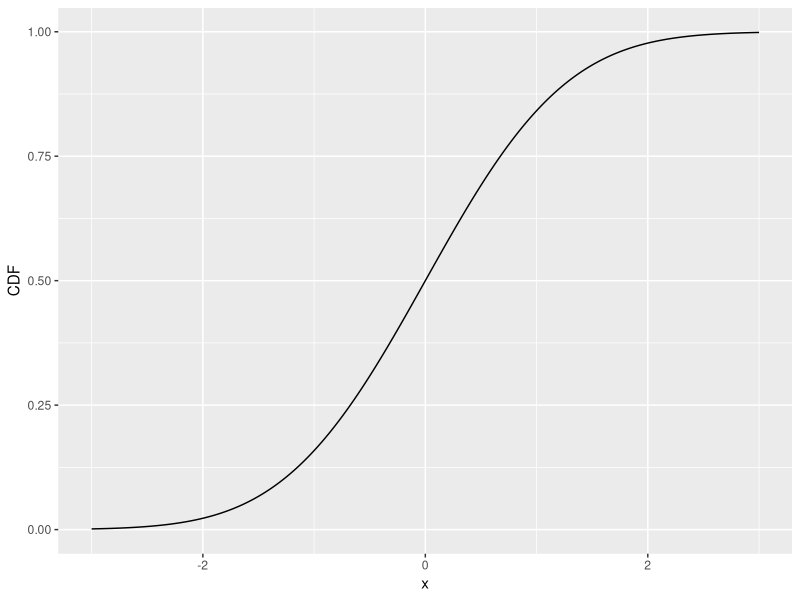

Source code (R):
#MainPropertiesUnitNormal.R
rm(list = ls());library(ggplot2)
cat("2.5 percentile of distribution =", qnorm(0.025), "\n")
cat("97.5 percentile of distribution =", qnorm(1-0.025), "\n")
cat("P(X<0) =", pnorm(0),"\n")
cat("P(X<-1.96) =", pnorm(-1.96),"\n")
cat("P(X<-Infinity) =", pnorm(-Inf),"\n")
cat("P(X<Infinity) =", pnorm(Inf),"\n")
# plot the CDF
x <- seq(-3, 3, by = 0.01)
curveData <- data.frame(x = x, CDF = pnorm(x))
cdfPlot <- ggplot(data = curveData, mapping = aes(x = x, y = CDF)) + geom_line()
print(cdfPlot)